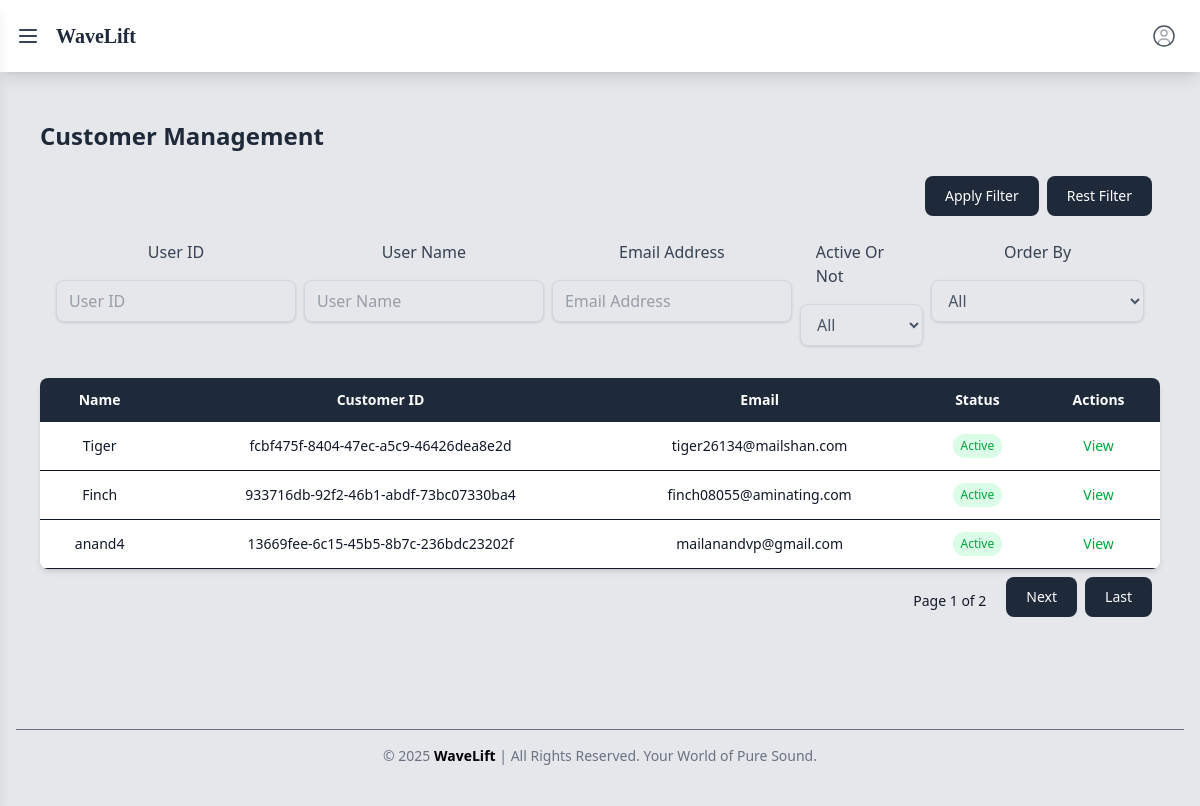
The page /dashboard/list/ (signed in) on the database its author committed.
### users/models.py (models this page shows, shortened)
class User(AbstractUser,PermissionsMixin):
    id = models.UUIDField(_('User ID'), default=uuid4, primary_key=True, editable=False)
    username = models.CharField(_('User Name'), max_length=150, null=True, blank=True, default=None)
    email = models.EmailField(_('Email Address'), unique=True, blank=False, null=False)
    phone_number = models.CharField(
        max_length=13,
        unique=True,
        null=True,
        blank=False,
        validators=[
            RegexValidator(
                regex=r'^\+?\d{9,13}$',
                message="Phone number must be in the format +910000000000. Up to 13 digits allowed."
            )
        ]
    )
    profile_img = models.ImageField(upload_to='profile_images/', blank=True, null=True)
    class Roles(models.TextChoices):
        ADMIN = 'admin', 'ADMIN'
        STAFF = 'staff', 'STAFF'
        USER = 'user', 'USER'
    role = models.CharField(
        max_length=10,
        choices=Roles.choices,
        default=Roles.USER
    )
    class ActiveStatus(models.TextChoices):
        ACTIVE = 'active', 'ACTIVE'
        INACTIVE = 'inactive', 'INACTIVE'
    status = models.CharField(
        max_length=10,
        choices=ActiveStatus.choices,
        default=ActiveStatus.ACTIVE
    )
    created_at = models.DateTimeField(auto_now_add=True)
    updated_at = models.DateTimeField(auto_now=True)
    USERNAME_FIELD = 'email'  # Use email to log in
    REQUIRED_FIELDS = ['username']  # Required when using createsuperuser
    class Meta:
        db_table="users"

### adminpanel/views.py (the view)
# urls.py: path('list/',ListUser.as_view(),name="user_list_url"),
class ListUser(LoginRequiredMixin,View):
    login_url='login_admin_url'
    template_name = "admin/user_list.html"
    def get(self,request):
        my_users= User.objects.exclude(is_superuser=1).order_by('-created_at').values('email','phone_number','is_active','username','id',"created_at")
        user_filter=UserFilter(request.GET,queryset=my_users)
        page_number = request.GET.get('page')  # Use 'page' as the query parameter
        paginator = Paginator(user_filter.qs, per_page=3)
        page_obj = paginator.get_page(page_number)  # Get the page object
        return render(request,self.template_name,{"users":user_filter.qs,'myFilter':user_filter,'pages':page_obj})

### templates/admin/user_list.html (shortened to what this page needs)
{% extends 'shared/base.html' %}
{% block content %}
<div class="flex flex-col lg:flex-row">
    <main class="flex-1 p-4 lg:p-6 overflow-auto transition-all duration-300" id="main-content">
        <div class="w-full max-w-7xl mx-auto">
            <div class="flex flex-wrap justify-between items-center mb-6 gap-4">
                <h2 class="text-lg sm:text-xl  lg:text-2xl font-semibold  text-gray-800">
                    Customer Management
                </h2>
            </div>
            <form>
                <div class="flex w-full justify-end">
                    <button
                        class="text-white bg-gray-800 hover:bg-gray-900 focus:outline-none focus:ring-4 focus:ring-gray-300 font-medium rounded-lg text-sm px-5 py-2.5 me-2 mb-2 "
                        type="submit">Apply Filter</button>
                    <a class="text-white bg-gray-800 hover:bg-gray-900 focus:outline-none focus:ring-4 focus:ring-gray-300 font-medium rounded-lg text-sm px-5 py-2.5 me-2 mb-2"
                        href="{% url 'user_list_url' %}">Rest Filter</a>
                </div>
                <div class="flex justify-between gap-2 flex-col lg:flex-row bg-gray-200 mb-4 rounded-2xl p-4">
                    {%for field in myFilter.form%}
                    <div class="flex flex-col lg:items-center text-gray-600 ">
                        <div class=" text-gray-700 px-4 mb-4 rounded-2xl">
                            {{field.label}}
                        </div>
                        <div>
                            {{field}}
                        </div>
                    </div>
                    {%endfor%}
                </div>
            </form>
            <div class="bg-white shadow-md rounded-lg overflow-x-auto">
                <table class="w-full min-w-[640px] text-center text-sm">
                    <thead class="bg-gray-800 text-white">
                        <tr>
                            <th class="px-4 py-3">Name</th>
                            <th class="px-4 py-3">Customer ID</th>
                            <th class="px-4 py-3">Email</th>
                            <th class="px-4 py-3">Status</th>
                            <th class="px-4 py-3">Actions</th>
                        </tr>
                    </thead>
                    <tbody>
                        {%for user in pages%}
                        <tr class="border-b">
                            <td class="px-4 py-3">{{user.username}}</td>
                            <td class="px-4 py-3">{{user.id}}</td>
                            <td class="px-4 py-3">{{user.email}}</td>
                            <td class="px-4 py-3">
                                {%if user.is_active%}
                                <span class="inline-block px-2 py-1 text-green-600 bg-green-100 rounded-full text-xs">
                                    Active
                                </span>
                                {%else%}
                                <span class="inline-block px-2 py-1 text-red-600 bg-red-100 rounded-full text-xs">
                                    Not Active
                                </span>
                                {%endif%}
                            </td>
                            <td class="px-4 py-3">
                                <div class="flex justify-center gap-2 flex-wrap text-sm">
                                    <a href="{% url 'user_details_url' user.id %}"
                                        class="text-green-600 hover:underline">View</a>
                                </div>
                            </td>
                        </tr>
                        {% empty %}
                        <tr>
                            <td colspan="5" class="text-center text-red-400 font-bold text-2xl">No users match the
                                filter.</td>
                        </tr>
                        {%endfor%}
                    </tbody>
                </table>
            </div>
    <div class="flex items-center space-x-2 mt-2 justify-end">
        <span class="px-3 py-1 text-sm">Page {{ pages.number }} of {{ pages.paginator.num_pages }}</span>
                    {% if pages.has_next %}
                    <a href="?page={{ pages.next_page_number }}{% if request.GET.per_page %}&per_page={{ request.GET.per_page }}{% endif %} & {{request.GET.urlencode}}" class="text-white bg-gray-800 hover:bg-gray-900 focus:outline-none focus:ring-4 focus:ring-gray-300 font-medium rounded-lg text-sm px-5 py-2.5 me-2 mb-2 ">Next</a>
                    <a href="?page={{ pages.paginator.num_pages }}{% if request.GET.per_page %}&per_page={{ request.GET.per_page }}{% endif %}& {{request.GET.urlencode}}" class="text-white bg-gray-800 hover:bg-gray-900 focus:outline-none focus:ring-4 focus:ring-gray-300 font-medium rounded-lg text-sm px-5 py-2.5 me-2 mb-2 ">Last</a>
                    {% endif %}
                </div>
    </main>
</div>
{% endblock %}

### rows shown on the page
User: username "Tiger", id "fcbf475f-8404-47ec-a5c9-46426dea8e2d", email "tiger26134@mailshan.com", is_active "Active"
User: username "Finch", id "933716db-92f2-46b1-abdf-73bc07330ba4", email "finch08055@aminating.com", is_active "Active"
User: username "anand4", id "13669fee-6c15-45b5-8b7c-236bdc23202f", email "mailanandvp@gmail.com", is_active "Active"

### other values the page prints
{{ field.label }} "User ID" "User Name" "Email Address" "Active Or Not" "Order By"
{{ pages.number }} "1"
{{ pages.paginator.num_pages }} "2"
